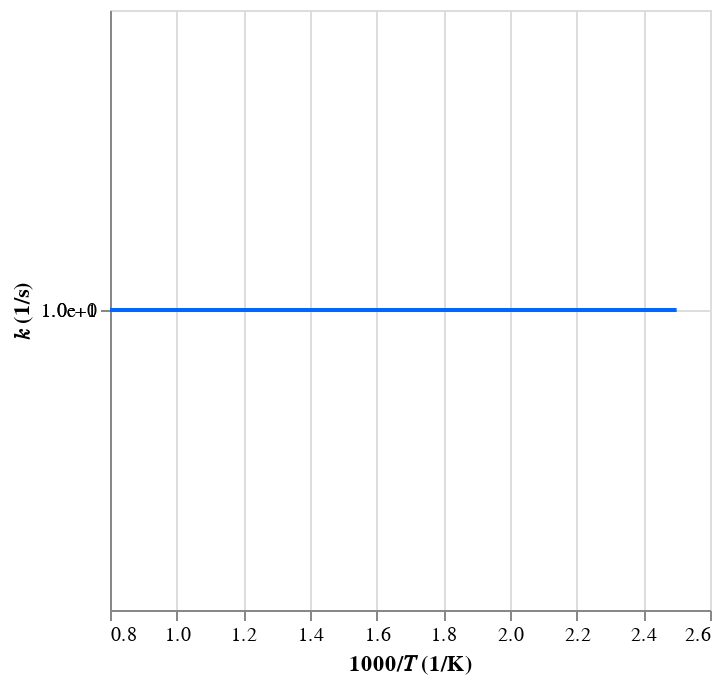

Here is the notebook cell this chart was saved with:
### Code cell
# Display species/reaction by ID
id_ = "62: 1"

#   - Read in expanded mechanism
mech_path = p_.stereo_mechanism(tag, ext="json", path=p_.data(root_path))
mech = automech.io.read(mech_path)

#   - Display the reaction
if ":" in id_:
    automech.display_reactions(mech, chans=[id_])
else:
    automech.display_species(mech, ids=[id_])

### Figure 1 — Vega-Lite specification as saved in the notebook (floating-point values rounded to 4 significant figures; data arrays with more than 128 entries replaced by an {"elided": "..."} marker saying what was removed)
{"config": {"view": {"continuousWidth": 300, "continuousHeight": 300}}, "data": {"name": "data-d1d89c279e4160c772cbbf70fe966f4a"}, "mark": {"type": "line"}, "encoding": {"color": {"value": "#0066ff"}, "x": {"field": "x", "title": "1000/𝑇 (1/K)", "type": "quantitative"}, "y": {"axis": {"format": ".1e", "values": [1, 10]}, "field": "value", "scale": {"type": "log"}, "title": "𝑘 (1/s)", "type": "quantitative"}}, "transform": [{"fold": ["This work"]}], "$schema": "https://vega.github.io/schema/vega-lite/v5.20.1.json", "datasets": {"data-d1d89c279e4160c772cbbf70fe966f4a": {"elided": "500 records"}}}
